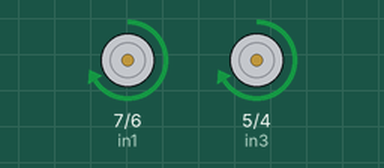
Simulated run of this sketch. Board: Arduino Uno, built with avr-gcc and run on an emulated ATmega328P. Shown: motor-driver pin pairs drawn as motors (green arrow = first pin HIGH = forward, orange = second pin HIGH = backward, longer = more drive, scaled by the enable pin).

Above: at 0.2 s.
At 2.7 s:
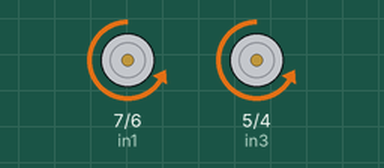
At 4.0 s:
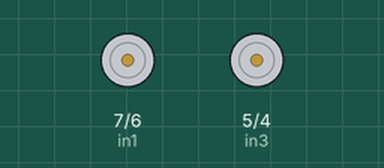
Timing chart, 0 to 6.5 s (numbered marks = the images above):
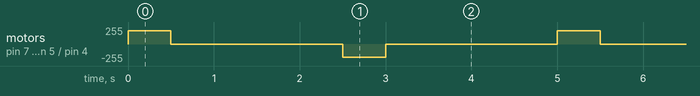

Measured:
- by itself, motor on pin 7 (in1) / pin 6 (in2), motor on pin 5 (in3) / pin 4 (in4): repeats every 5.0 s: stopped 2.0 s, backward 200/255 0.50 s, stopped 2.0 s, forward 200/255 0.50 s

The sketch:

vpered_nazad.ino
```cpp
int i;
int x=5;
//левый двигатель
int enA = 9;
int in1 = 7;
int in2 = 6;
//правый двигатель
int enB = 3;
int in3 = 5;
int in4 = 4;
void setup() {
  // put your setup code here, to run once:
pinMode(3,OUTPUT);
pinMode(4,OUTPUT);
pinMode(5,OUTPUT);
pinMode(6,OUTPUT);
pinMode(7,OUTPUT);
pinMode(9,OUTPUT);
}
//ыыыыыыыыыыыыыыыыыыыыыыыыы
void loop() {
  // put your main code here, to run repeatedly:
digitalWrite(in1,HIGH);
digitalWrite(in2,LOW);
analogWrite(enA,200);
digitalWrite(in3,HIGH);
digitalWrite(in4,LOW);
analogWrite(enB,200);
delay(500);
digitalWrite(in1,LOW);
digitalWrite(in2,LOW);
digitalWrite(in3,LOW);
digitalWrite(in4,LOW);
delay(2000);
digitalWrite(in1,LOW);
digitalWrite(in2,HIGH);
analogWrite(enA,200);
digitalWrite(in3,LOW);
digitalWrite(in4,HIGH);
analogWrite(enB,200);
delay(500);
digitalWrite(in1,LOW);
digitalWrite(in2,LOW);
digitalWrite(in3,LOW);
digitalWrite(in4,LOW);
delay(2000);
}
```
